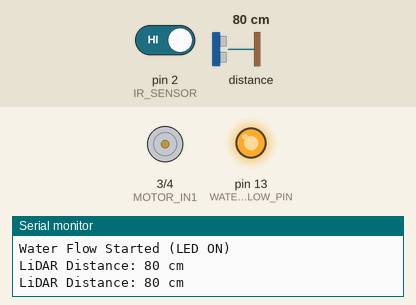
Recording of a sketch running on a simulated Arduino Uno, built with avr-gcc and run on an emulated ATmega328P. On the bench: motor-driver pin pairs drawn as motors (green arrow = first pin HIGH = forward, orange = second pin HIGH = backward, longer = more drive, scaled by the enable pin), output pins drawn as LEDs (lit = HIGH), the last lines printed to the serial monitor. The inputs (shaded band) are chosen by the test bench; at power-on: pin 2 (IR_SENSOR) HIGH, distance to the obstacle 80 cm.

Above: at 1.3 s.
1.4 s: pin 2 (IR_SENSOR) driven LOW
At 1.9 s:
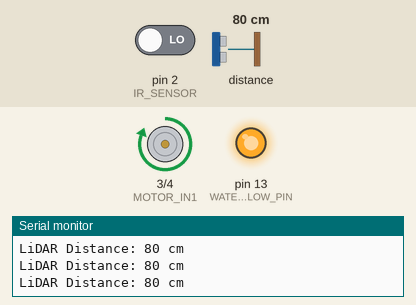
5.2 s: pin 2 (IR_SENSOR) driven HIGH
At 6.0 s:
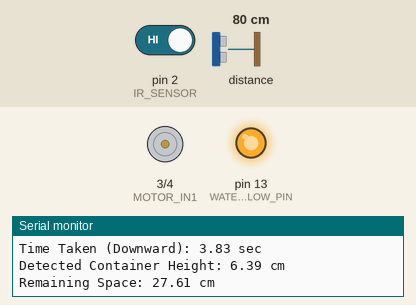
6.9 s: distance to the obstacle set to 31 cm
8.4 s: distance to the obstacle set to 25 cm
At 9.7 s:
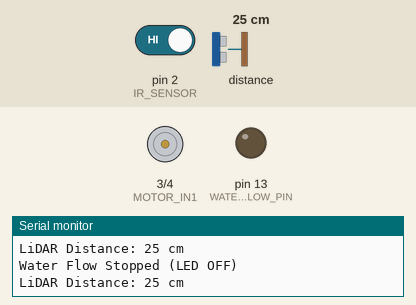
10.1 s: pin 2 (IR_SENSOR) driven LOW
At 10.9 s:
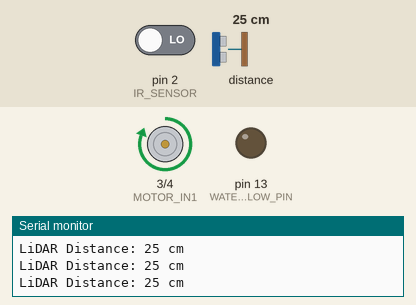
Timing chart, 0 to 12.7 s (numbered marks = the images above; inputs shaded):
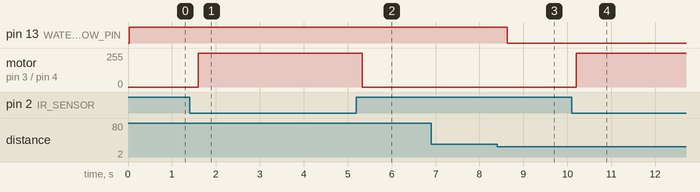

Measured:
- the behaviour switches between 28 and 27 cm on distance to the obstacle (found by bisection; images 2 and 3)
- after the input at 1.4 s, motor on pin 3 (MOTOR_IN1) / pin 4 (MOTOR_IN2): stopped → forward 255/255 after 0.20 s
- after the input at 5.2 s, motor on pin 3 (MOTOR_IN1) / pin 4 (MOTOR_IN2): forward 255/255 → stopped after 0.14 s
- after the input at 8.4 s, pin 13 (WATER_FLOW_PIN): HIGH → LOW after 0.23 s
- after the input at 10.1 s, motor on pin 3 (MOTOR_IN1) / pin 4 (MOTOR_IN2): stopped → forward 255/255 after 0.10 s

The sketch:

new.ino
```cpp
#include <Wire.h>
#include "Adafruit_VL53L0X.h"

#define IR_SENSOR 2             // IR sensor OUT pin
#define MOTOR_IN1 3             // Motor IN1
#define MOTOR_IN2 4             // Motor IN2
#define MOTOR_ENA 5             // Motor ENA (PWM)
#define WATER_FLOW_PIN 13       // Water Flow/LED Pin (LED near GND on Uno)

// Motor and container calibration
#define MOTOR_SPEED 1.667       // Speed in cm/sec
#define FRAME_SIZE 33           // Container Frame Size in cm

Adafruit_VL53L0X lox = Adafruit_VL53L0X();
unsigned long startTime = 0;
unsigned long endTime = 0;
bool measuring = false;
bool returning = false;
bool waterFlowing = false;

// LiDAR variables
int distance;
float remainingSpace;

void setup() {
  pinMode(IR_SENSOR, INPUT);
  pinMode(MOTOR_IN1, OUTPUT);
  pinMode(MOTOR_IN2, OUTPUT);
  pinMode(MOTOR_ENA, OUTPUT);
  pinMode(WATER_FLOW_PIN, OUTPUT);

  Serial.begin(9600);

  // Initialize LiDAR sensor
  while (!Serial) { delay(1); }

  if (!lox.begin()) {
    Serial.println(F("Failed to boot VL53L0X"));
    Serial.println(F("Please check wiring and power"));
    while(1);
  }
  Serial.println(F("VL53L0X LiDAR sensor ready!"));
}

void loop() {
  int irStatus = digitalRead(IR_SENSOR);

  // Move while object is detected
  if (irStatus == LOW && !returning) {
    if (!measuring) {
      startTime = millis();
      measuring = true;
    }
    digitalWrite(MOTOR_IN1, HIGH);    // DOWNWARD movement
    digitalWrite(MOTOR_IN2, LOW);
    // digitalWrite(MOTOR_IN1, LOW);     // UPWARD movement
    // digitalWrite(MOTOR_IN2, HIGH);
    analogWrite(MOTOR_ENA, 255);
  }

  // Stop when object is no longer detected
  if (irStatus == HIGH && measuring) {
    measuring = false;

    // Immediately stop motor
    digitalWrite(MOTOR_IN1, LOW);
    digitalWrite(MOTOR_IN2, LOW);
    analogWrite(MOTOR_ENA, 0);
    delay(100);  // Stabilize

    endTime = millis();  // Capture stop time
    unsigned long travelTime = endTime - startTime;
    float timeTaken = travelTime / 1000.0;
    float containerHeight = MOTOR_SPEED * timeTaken;

    Serial.print("Time Taken (Downward): ");
    Serial.print(timeTaken);
    Serial.println(" sec");

    Serial.print("Detected Container Height: ");
    Serial.print(containerHeight);
    Serial.println(" cm");

    remainingSpace = FRAME_SIZE - containerHeight + 1;
    Serial.print("Remaining Space: ");
    Serial.print(remainingSpace);
    Serial.println(" cm");

    delay(1000); // Pause before distance check
  }

  // Get LiDAR measurement
  VL53L0X_RangingMeasurementData_t measure;
  lox.rangingTest(&measure, false);

  if (measure.RangeStatus != 4) {  // Check if measurement is valid
    distance = measure.RangeMilliMeter / 10; // Convert mm to cm
    Serial.print("LiDAR Distance: ");
    Serial.print(distance);
    Serial.println(" cm");
  } else {
    Serial.println("LiDAR out of range");
    distance = 200; // Default max range in cm
  }

  // Water flow control
  if (distance >= remainingSpace && !waterFlowing) {
    digitalWrite(WATER_FLOW_PIN, HIGH);  // Start water flow (LED ON)
    waterFlowing = true;
    Serial.println("Water Flow Started (LED ON)");
  }

  if (distance < remainingSpace && waterFlowing) {
    digitalWrite(WATER_FLOW_PIN, LOW);   // Stop water flow (LED OFF)
    waterFlowing = false;
    Serial.println("Water Flow Stopped (LED OFF)");
  }

  delay(500);  // Smoother sensor readings
}
```
